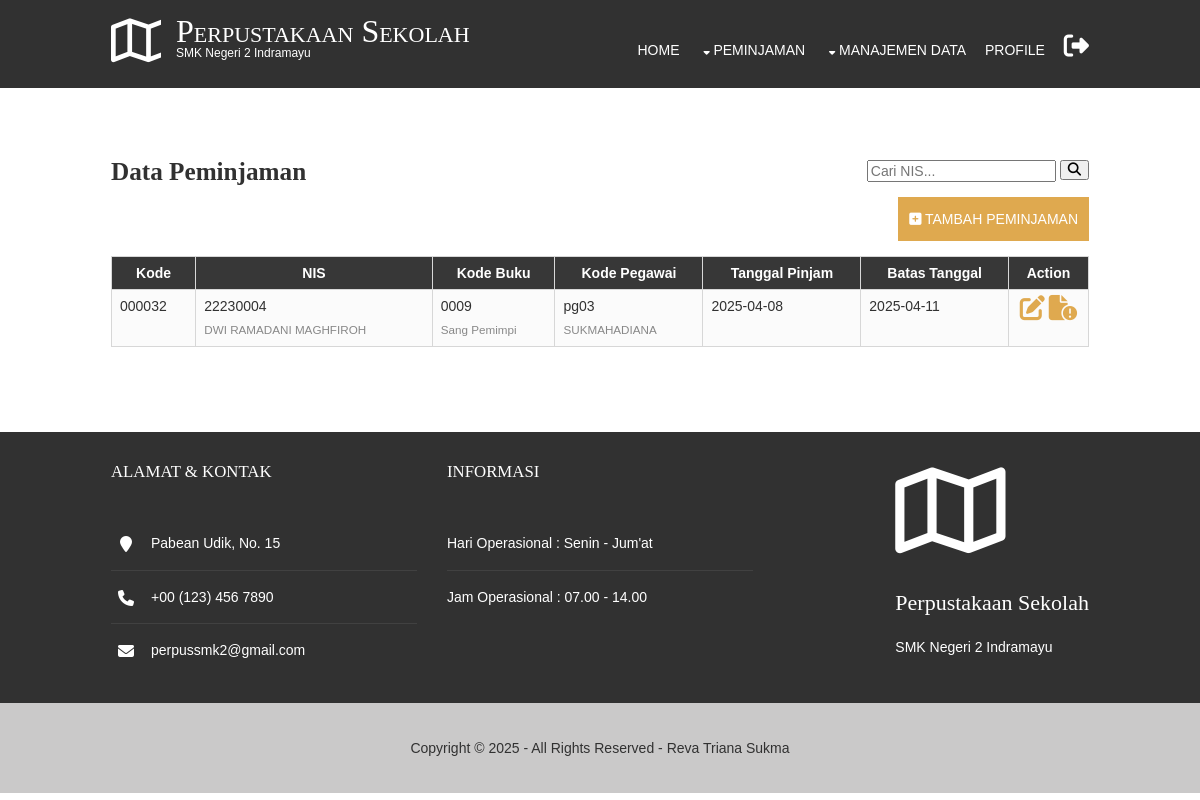
Screenshot of /pages/peminjaman/data_peminjaman.php (signed in) with the database file from the repository.
### tables this page shows
CREATE TABLE `daftar_pm` (
  `kode_pm` char(6) NOT NULL,
  `nis` char(8) DEFAULT NULL,
  `kode_buku` char(4) DEFAULT NULL,
  `kode_pg` char(4) DEFAULT NULL,
  `tanggal` date DEFAULT NULL,
  `ptgl_kembali` date DEFAULT NULL,
  `tgl_kembali` date DEFAULT NULL,
  `ket_terlambat` char(1) DEFAULT NULL,
  `ket_denda` int(11) DEFAULT NULL,
  `denda` int(11) DEFAULT NULL,
  `ket_selesai` char(1) DEFAULT NULL
);

CREATE TABLE `siswa` (
  `nis` char(8) NOT NULL,
  `nama` varchar(50) DEFAULT NULL,
  `kelas` char(1) DEFAULT NULL,
  `prodi` char(1) DEFAULT NULL,
  `tingkat` char(1) DEFAULT NULL,
  `jk` char(1) DEFAULT NULL
);

CREATE TABLE `buku` (
  `kode_buku` char(4) NOT NULL,
  `judul` varchar(50) DEFAULT NULL,
  `penerbit` varchar(20) DEFAULT NULL,
  `pengarang` varchar(50) DEFAULT NULL,
  `tahun_terbit` year(4) DEFAULT NULL,
  `kj_buku` char(1) DEFAULT NULL,
  `jml_awal` int(11) NOT NULL,
  `jml_buku` int(11) DEFAULT NULL,
  `stok` int(11) DEFAULT NULL,
  `harga` int(11) NOT NULL
);

CREATE TABLE `pegawai` (
  `kode_pg` char(4) NOT NULL,
  `nama_pg` varchar(50) DEFAULT NULL,
  `jabatan` char(1) DEFAULT NULL,
  `jk` char(1) DEFAULT NULL,
  `username` varchar(50) NOT NULL,
  `password` varchar(255) NOT NULL
);

### koneksi.php (called while the page is built, shortened)
<?php
class database {
	var $host = "localhost";
	var $username = "root";
	var $password = "";
	var $database = "dataperpus";
	var $koneksi = "";
	function __construct(){
		$this->koneksi = mysqli_connect($this->host, $this->username, $this->password, $this->database);
	}
    function tampil_data_peminjaman($search = "") {
		$query = "SELECT daftar_pm.kode_pm, daftar_pm.nis, siswa.nama, daftar_pm.kode_buku, buku.judul,
					daftar_pm.kode_pg, pegawai.nama_pg, daftar_pm.tanggal, daftar_pm.ptgl_kembali FROM daftar_pm
				JOIN siswa ON daftar_pm.nis = siswa.nis
				JOIN buku ON daftar_pm.kode_buku = buku.kode_buku
				JOIN pegawai ON daftar_pm.kode_pg = pegawai.kode_pg
				WHERE daftar_pm.tgl_kembali IS NULL";
		$query .= " ORDER BY daftar_pm.kode_pm DESC";
		$data = mysqli_query($this->koneksi, $query);
		$hasil = [];
		while ($row = mysqli_fetch_array($data)) {
			$hasil[] = $row;
		}
		return $hasil;
	}
}
?>

### pages/peminjaman/data_peminjaman.php (the view, shortened to what this page needs)
<?php
include '../../index_header.php';
include '../../koneksi.php';
$db = new database();
$search = isset($_GET['search']) ? $_GET['search'] : '';
$data_peminjaman = $db->tampil_data_peminjaman($search);
?>
<!DOCTYPE html>
<html>
<head>
    <meta name="viewport" content="width=device-width, initial-scale=1.0, maximum-scale=1.0, user-scalable=no">    <link href="../../layout/styles/layout.css" rel="stylesheet" type="text/css" media="all">
    <link rel="stylesheet" href="https://cdnjs.cloudflare.com/ajax/libs/font-awesome/6.7.2/css/all.min.css"
 />
</head>
<body>
<div class="wrapper row0">
<main class="hoc container clear">
    <h1 class="fl_left bold font-x2">Data Peminjaman</h1>
    <div class="fl_right inline">
      <form class="inline clear btmspace-15" method="GET" action="#">
          <input type="text" name="search" placeholder="Cari NIS..." value="<?php echo isset($_GET['search']) ? $_GET['search'] : ''; ?>">
          <button class="fa fa-search" type="submit"></button>
      </form>
      <a class="fl_right inspace-10 btn btmspace-15" href="ft_peminjaman.php">
        <i class="fa-solid fa-square-plus"></i> Tambah Peminjaman
      </a>
    </div>
    <div class="clear">
        <table>
          <thead>
            <tr>
              <th>Kode</th>
              <th>NIS</th>
              <th>Kode Buku</th>
              <th>Kode Pegawai</th>
              <th>Tanggal Pinjam</th>
              <th>Batas Tanggal</th>
              <th class="wide-column">Action</th>
            </tr>
          </thead>
          <tbody>
          <?php
	          foreach ($data_peminjaman as $row) {
		      ?>
            <tr>
              <td><?php echo $row['kode_pm'] ?></td>
              <td><?php echo $row['nis'] ?> <br> <small><?php echo $row['nama'] ?></small> </td>
              <td><?php echo $row['kode_buku'] ?> <br> <small><?php echo $row['judul'] ?></small> </td>
              <td><?php echo $row['kode_pg'] ?> <br> <small><?php echo $row['nama_pg'] ?></small> </td>
              <td><?php echo $row['tanggal'] ?></td>
              <td><?php echo $row['ptgl_kembali'] ?></td>
              <td class="center">
                <a href="edit_pengembalian.php?action=update_pengembalian&id=<?php echo $row['kode_pm']; ?>"
                  class="fa-solid fa-pen-to-square font-x2"></a>
                <a href="hilang.php?action=update_pengembalian&id=<?php echo $row['kode_pm']; ?>"
                  class="fa-solid fa-file-circle-exclamation font-x2"></a>
              </td>
            </tr>
            <?php } ?>
          </tbody>
        </table>
      </div>
</div>
</body>
</html>

### layout/styles/layout.css (style rules this page uses)
.container { padding:70px 0; }
#footer { padding:30px 0; }
#footer .title { margin:0 0 50px 0; padding:0; font-size:1.2rem; text-transform:uppercase; }
#footer .linklist li { display:block; margin-bottom:15px; padding:0 0 15px 0; border-bottom:1px solid; }
#footer .linklist li:last-child { margin:0; padding:0; border:none; }
#footer .linklist li::before, #footer .linklist li::after { display:table; content:""; }
#footer .linklist li, #footer .linklist li::after { clear:both; }
#footer .contact.linklist li, #footer .contact.linklist li:last-child { position:relative; padding-left:40px; }
#footer .contact li * { margin:0; padding:0; line-height:1.6; }
#footer .contact li i { display:block; position:absolute; top:0; left:0; width:30px; font-size:16px; text-align:center; }
#copyright { padding:20px 0; text-align: center; }
*, *::before, *::after { transition:all .3s ease-in-out; }
table, th, td { border:1px solid; border-collapse:collapse; vertical-align:top; }
table, th { table-layout:auto; }
table { width:100%; margin-bottom:15px; }
th, td { padding:5px 8px; }
th { text-align: center; }
td { border-width:0 1px; }
.wide-column { width: 80px; }
body { color:#888888; background-color:#FFFFFF; }
a { color:#DFA94F; }
.btn, .btn.inverse:hover { color:#FFFFFF; background-color:#DFA94F; border-color:#DFA94F; }
.row0 { background-color:#FFFFFF; color:#313131; }
.row4 { color:#FFFFFF; background-color:#313131; border-color:#DFA94F }
.row5, .row5 a { color:#313131; background-color:#cac9c9; }
#footer .linklist li { border-color:#414141; }
table, th, td, #comments .avatar, #comments input, #comments textarea { border-color:#D7D7D7; }
th { color:#FFFFFF; background-color:#373737; }
tr, #comments li, #comments input[type="submit"], #comments input[type="reset"] { color:inherit; background-color:#FBFBFB; }
table a, #comments a { background-color:inherit; }
@media screen and (min-width:978px) { .hoc { max-width:978px; } }
small { color: #888888; }

### layout/styles/framework.css (style rules this page uses)
html { overflow-y: scroll; overflow-x: hidden; }
html, body { margin: 0; padding: 0; font-size: 14px; line-height: 1.6em; }
*, *::before, *::after { box-sizing: border-box; }
.bold { font-weight: bold; }
.center { text-align: center; }
.nospace { margin: 0; padding: 0; list-style: none; }
.inline * { display: inline-block; }
.inline *:last-child { margin-right: 0; }
.btn { display: inline-block; padding: 15px 25px 17px; text-transform: uppercase; border: 1px solid; }
.clear, .group { display: block; }
.clear::before, .clear::after, .group::before, .group::after { display: table; content: ""; }
.clear, .clear::after, .group, .group::after { clear: both; }
a { outline: none; text-decoration: none; }
.fl_left, .imgl { float: left; }
.fl_right, .imgr { float: right; }
body, input, textarea, select { font-family: Verdana, Geneva, sans-serif; }
h1, h2, h3, h4, h5, h6, .heading { font-family: Georgia, "Times New Roman", Times, serif; }
form, fieldset, legend { margin: 0; padding: 0; border: none; }
label, input, textarea, select { display: inline-block; resize: none; outline: none; color: inherit; font-size: inherit; font-family: inherit; vertical-align: middle; }
h1, h2, h3, h4, h5, h6, .heading { margin: 0 0 20px 0; font-size: 22px; line-height: normal; font-weight: normal; text-transform: capitalize; }
address { font-style: normal; font-weight: normal; }
.font-x2 { font-size: 1.8rem; }
.wrapper { display: block; width: 100%; margin: 0; padding: 0; text-align: left; word-wrap: break-word; }
.hoc { display: block; margin: 0 auto; }
address, article, aside, figcaption, figure, footer, header, main, nav, section { display: block; margin: 0; padding: 0; }
.one_half, .one_third, .two_third, .one_quarter, .two_quarter, .three_quarter { display: inline-block; float: left; margin: 0 0 0 3.06748466257669%; list-style: none; }
.first { margin-left: 0; clear: left; }
.one_third { width: 31.28834355828221%; }
.btmspace-15 { margin-bottom: 15px; }
.btmspace-30 { margin-bottom: 30px; }
.inspace-10 { padding: 10px; }

### rows the page displays
daftar_pm: kode_pm "000032", nis "22230004", nis.nama "DWI RAMADANI MAGHFIROH", kode_buku "0009", kode_buku.judul "Sang Pemimpi", kode_pg "pg03", kode_pg.nama_pg "SUKMAHADIANA", tanggal "2025-04-08", ptgl_kembali "2025-04-11"
